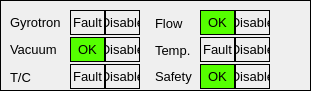
   <widget class="QFrame" name="frame_22" >
    <property name="geometry" >
     <rect>
      <x>960</x>
      <y>860</y>
      <width>311</width>
      <height>91</height>
     </rect>
    </property>
    <property name="frameShape" >
     <enum>QFrame::Panel</enum>
    </property>
    <property name="frameShadow" >
     <enum>QFrame::Plain</enum>
    </property>
    <widget class="QLabel" name="label_47" >
     <property name="geometry" >
      <rect>
       <x>10</x>
       <y>37</y>
       <width>61</width>
       <height>25</height>
      </rect>
     </property>
     <property name="font" >
      <font>
       <pointsize>10</pointsize>
       <weight>50</weight>
       <bold>false</bold>
      </font>
     </property>
     <property name="text" >
      <string>Vacuum</string>
     </property>
    </widget>
    <widget class="CALabel" name="CALBslIntl_0_0" >
     <property name="geometry" >
      <rect>
       <x>70</x>
       <y>10</y>
       <width>35</width>
       <height>25</height>
      </rect>
     </property>
     <property name="font" >
      <font>
       <pointsize>10</pointsize>
      </font>
     </property>
     <property name="autoFillBackground" >
      <bool>true</bool>
     </property>
     <property name="frameShape" >
      <enum>QFrame::Box</enum>
     </property>
     <property name="text" >
      <string>Fault</string>
     </property>
     <property name="alignment" >
      <set>Qt::AlignCenter</set>
     </property>
     <property name="pvname" >
      <string>EC1_PSPLC_STAT_GYRO</string>
     </property>
     <property name="cmode" stdset="0" >
      <enum>CALabel::Alarm</enum>
     </property>
     <property name="fillcol" stdset="0" >
      <color>
       <red>255</red>
       <green>0</green>
       <blue>0</blue>
      </color>
     </property>
     <property name="truelabel" >
      <string>Fault</string>
     </property>
     <property name="falselabel" >
      <string>OK</string>
     </property>
     <property name="dbrequest" stdset="0" >
      <enum>CALabel::DBRGDBL</enum>
     </property>
    </widget>
    <widget class="CALabel" name="CALBslIntl_0_3" >
     <property name="geometry" >
      <rect>
       <x>200</x>
       <y>10</y>
       <width>35</width>
       <height>25</height>
      </rect>
     </property>
     <property name="palette" >
      <palette>
       <active>
        <colorrole role="Window" >
         <brush brushstyle="SolidPattern" >
          <color alpha="255" >
           <red>85</red>
           <green>255</green>
           <blue>0</blue>
          </color>
         </brush>
        </colorrole>
       </active>
       <inactive>
        <colorrole role="Window" >
         <brush brushstyle="SolidPattern" >
          <color alpha="255" >
           <red>85</red>
           <green>255</green>
           <blue>0</blue>
          </color>
         </brush>
        </colorrole>
       </inactive>
       <disabled>
        <colorrole role="Window" >
         <brush brushstyle="SolidPattern" >
          <color alpha="255" >
           <red>237</red>
           <green>233</green>
           <blue>227</blue>
          </color>
         </brush>
        </colorrole>
       </disabled>
      </palette>
     </property>
     <property name="font" >
      <font>
       <pointsize>10</pointsize>
      </font>
     </property>
     <property name="autoFillBackground" >
      <bool>true</bool>
     </property>
     <property name="frameShape" >
      <enum>QFrame::Box</enum>
     </property>
     <property name="text" >
      <string>OK</string>
     </property>
     <property name="alignment" >
      <set>Qt::AlignCenter</set>
     </property>
     <property name="pvname" >
      <string>EC1_PSPLC_STAT_FLOW</string>
     </property>
     <property name="cmode" stdset="0" >
      <enum>CALabel::Alarm</enum>
     </property>
     <property name="fillcol" stdset="0" >
      <color>
       <red>85</red>
       <green>255</green>
       <blue>0</blue>
      </color>
     </property>
     <property name="truelabel" >
      <string>Fault</string>
     </property>
     <property name="falselabel" >
      <string>OK</string>
     </property>
     <property name="dbrequest" stdset="0" >
      <enum>CALabel::DBRGDBL</enum>
     </property>
    </widget>
    <widget class="QLabel" name="label_67" >
     <property name="geometry" >
      <rect>
       <x>155</x>
       <y>64</y>
       <width>41</width>
       <height>25</height>
      </rect>
     </property>
     <property name="font" >
      <font>
       <pointsize>10</pointsize>
       <weight>50</weight>
       <bold>false</bold>
      </font>
     </property>
     <property name="text" >
      <string>Safety</string>
     </property>
    </widget>
    <widget class="CALabel" name="CALBslIntl_1_2" >
     <property name="geometry" >
      <rect>
       <x>105</x>
       <y>64</y>
       <width>35</width>
       <height>25</height>
      </rect>
     </property>
     <property name="font" >
      <font>
       <pointsize>10</pointsize>
      </font>
     </property>
     <property name="autoFillBackground" >
      <bool>true</bool>
     </property>
     <property name="frameShape" >
      <enum>QFrame::Box</enum>
     </property>
     <property name="text" >
      <string>Disable</string>
     </property>
     <property name="alignment" >
      <set>Qt::AlignCenter</set>
     </property>
     <property name="pvname" >
      <string>EC1_PSPLC_STAT_TCDIS</string>
     </property>
     <property name="cmode" stdset="0" >
      <enum>CALabel::Alarm</enum>
     </property>
     <property name="fillcol" stdset="0" >
      <color>
       <red>255</red>
       <green>0</green>
       <blue>0</blue>
      </color>
     </property>
     <property name="truelabel" >
      <string>Dis</string>
     </property>
     <property name="falselabel" >
      <string>En</string>
     </property>
    </widget>
    <widget class="QLabel" name="label_69" >
     <property name="geometry" >
      <rect>
       <x>10</x>
       <y>59</y>
       <width>61</width>
       <height>36</height>
      </rect>
     </property>
     <property name="font" >
      <font>
       <pointsize>10</pointsize>
       <weight>50</weight>
       <bold>false</bold>
      </font>
     </property>
     <property name="text" >
      <string>T/C</string>
     </property>
    </widget>
    <widget class="CALabel" name="CALBslIntl_0_4" >
     <property name="geometry" >
      <rect>
       <x>200</x>
       <y>37</y>
       <width>35</width>
       <height>25</height>
      </rect>
     </property>
     <property name="font" >
      <font>
       <pointsize>10</pointsize>
      </font>
     </property>
     <property name="autoFillBackground" >
      <bool>true</bool>
     </property>
     <property name="frameShape" >
      <enum>QFrame::Box</enum>
     </property>
     <property name="text" >
      <string>Fault</string>
     </property>
     <property name="alignment" >
      <set>Qt::AlignCenter</set>
     </property>
     <property name="pvname" >
      <string>EC1_PSPLC_STAT_TEMP</string>
     </property>
     <property name="cmode" stdset="0" >
      <enum>CALabel::Alarm</enum>
     </property>
     <property name="fillcol" stdset="0" >
      <color>
       <red>255</red>
       <green>0</green>
       <blue>0</blue>
      </color>
     </property>
     <property name="truelabel" >
      <string>Fault</string>
     </property>
     <property name="falselabel" >
      <string>OK</string>
     </property>
     <property name="dbrequest" stdset="0" >
      <enum>CALabel::DBRGDBL</enum>
     </property>
    </widget>
    <widget class="QLabel" name="label_70" >
     <property name="geometry" >
      <rect>
       <x>155</x>
       <y>5</y>
       <width>37</width>
       <height>36</height>
      </rect>
     </property>
     <property name="font" >
      <font>
       <pointsize>10</pointsize>
       <weight>50</weight>
       <bold>false</bold>
      </font>
     </property>
     <property name="text" >
      <string>Flow</string>
     </property>
    </widget>
    <widget class="CALabel" name="CALBslIntl_0_1" >
     <property name="geometry" >
      <rect>
       <x>70</x>
       <y>37</y>
       <width>35</width>
       <height>25</height>
      </rect>
     </property>
     <property name="palette" >
      <palette>
       <active>
        <colorrole role="Window" >
         <brush brushstyle="SolidPattern" >
          <color alpha="255" >
           <red>85</red>
           <green>255</green>
           <blue>0</blue>
          </color>
         </brush>
        </colorrole>
       </active>
       <inactive>
        <colorrole role="Window" >
         <brush brushstyle="SolidPattern" >
          <color alpha="255" >
           <red>85</red>
           <green>255</green>
           <blue>0</blue>
          </color>
         </brush>
        </colorrole>
       </inactive>
       <disabled>
        <colorrole role="Window" >
         <brush brushstyle="SolidPattern" >
          <color alpha="255" >
           <red>237</red>
           <green>233</green>
           <blue>227</blue>
          </color>
         </brush>
        </colorrole>
       </disabled>
      </palette>
     </property>
     <property name="font" >
      <font>
       <pointsize>10</pointsize>
      </font>
     </property>
     <property name="autoFillBackground" >
      <bool>true</bool>
     </property>
     <property name="frameShape" >
      <enum>QFrame::Box</enum>
     </property>
     <property name="text" >
      <string>OK</string>
     </property>
     <property name="alignment" >
      <set>Qt::AlignCenter</set>
     </property>
     <property name="pvname" >
      <string>EC1_PSPLC_STAT_VAC</string>
     </property>
     <property name="cmode" stdset="0" >
      <enum>CALabel::Alarm</enum>
     </property>
     <property name="fillcol" stdset="0" >
      <color>
       <red>85</red>
       <green>255</green>
       <blue>0</blue>
      </color>
     </property>
     <property name="truelabel" >
      <string>Fault</string>
     </property>
     <property name="falselabel" >
      <string>OK</string>
     </property>
     <property name="dbrequest" stdset="0" >
      <enum>CALabel::DBRGDBL</enum>
     </property>
    </widget>
    <widget class="QLabel" name="label_71" >
     <property name="geometry" >
      <rect>
       <x>10</x>
       <y>10</y>
       <width>61</width>
       <height>25</height>
      </rect>
     </property>
     <property name="font" >
      <font>
       <pointsize>10</pointsize>
       <weight>50</weight>
       <bold>false</bold>
      </font>
     </property>
     <property name="text" >
      <string>Gyrotron</string>
     </property>
    </widget>
    <widget class="QLabel" name="label_73" >
     <property name="geometry" >
      <rect>
       <x>155</x>
       <y>32</y>
       <width>41</width>
       <height>36</height>
      </rect>
     </property>
     <property name="font" >
      <font>
       <pointsize>10</pointsize>
       <weight>50</weight>
       <bold>false</bold>
      </font>
     </property>
     <property name="text" >
      <string>Temp.</string>
     </property>
    </widget>
    <widget class="CALabel" name="CALBslIntl_0_2" >
     <property name="geometry" >
      <rect>
       <x>70</x>
       <y>64</y>
       <width>35</width>
       <height>25</height>
      </rect>
     </property>
     <property name="font" >
      <font>
       <pointsize>10</pointsize>
      </font>
     </property>
     <property name="autoFillBackground" >
      <bool>true</bool>
     </property>
     <property name="frameShape" >
      <enum>QFrame::Box</enum>
     </property>
     <property name="text" >
      <string>Fault</string>
     </property>
     <property name="alignment" >
      <set>Qt::AlignCenter</set>
     </property>
     <property name="pvname" >
      <string>EC1_PSPLC_STAT_TC</string>
     </property>
     <property name="cmode" stdset="0" >
      <enum>CALabel::Alarm</enum>
     </property>
     <property name="fillcol" stdset="0" >
      <color>
       <red>255</red>
       <green>0</green>
       <blue>0</blue>
      </color>
     </property>
     <property name="truelabel" >
      <string>Fault</string>
     </property>
     <property name="falselabel" >
      <string>OK</string>
     </property>
     <property name="dbrequest" stdset="0" >
      <enum>CALabel::DBRGDBL</enum>
     </property>
    </widget>
    <widget class="CALabel" name="CALBslIntl_0_5" >
     <property name="geometry" >
      <rect>
       <x>200</x>
       <y>64</y>
       <width>35</width>
       <height>25</height>
      </rect>
     </property>
     <property name="palette" >
      <palette>
       <active>
        <colorrole role="Window" >
         <brush brushstyle="SolidPattern" >
          <color alpha="255" >
           <red>85</red>
           <green>255</green>
           <blue>0</blue>
          </color>
         </brush>
        </colorrole>
       </active>
       <inactive>
        <colorrole role="Window" >
         <brush brushstyle="SolidPattern" >
          <color alpha="255" >
           <red>85</red>
           <green>255</green>
           <blue>0</blue>
          </color>
         </brush>
        </colorrole>
       </inactive>
       <disabled>
        <colorrole role="Window" >
         <brush brushstyle="SolidPattern" >
          <color alpha="255" >
           <red>237</red>
           <green>233</green>
           <blue>227</blue>
          </color>
         </brush>
        </colorrole>
       </disabled>
      </palette>
     </property>
     <property name="font" >
      <font>
       <pointsize>10</pointsize>
      </font>
     </property>
     <property name="autoFillBackground" >
      <bool>true</bool>
     </property>
     <property name="frameShape" >
      <enum>QFrame::Box</enum>
     </property>
     <property name="text" >
      <string>OK</string>
     </property>
     <property name="alignment" >
      <set>Qt::AlignCenter</set>
     </property>
     <property name="pvname" >
      <string>EC1_PSPLC_STAT_SAFETY</string>
     </property>
     <property name="cmode" stdset="0" >
      <enum>CALabel::Alarm</enum>
     </property>
     <property name="fillcol" stdset="0" >
      <color>
       <red>85</red>
       <green>255</green>
       <blue>0</blue>
      </color>
     </property>
     <property name="truelabel" >
      <string>Fault</string>
     </property>
     <property name="falselabel" >
      <string>OK</string>
     </property>
     <property name="dbrequest" stdset="0" >
      <enum>CALabel::DBRGDBL</enum>
     </property>
    </widget>
    <widget class="CALabel" name="CALBslIntl_1_1" >
     <property name="geometry" >
      <rect>
       <x>105</x>
       <y>37</y>
       <width>35</width>
       <height>25</height>
      </rect>
     </property>
     <property name="font" >
      <font>
       <pointsize>10</pointsize>
      </font>
     </property>
     <property name="autoFillBackground" >
      <bool>true</bool>
     </property>
     <property name="frameShape" >
      <enum>QFrame::Box</enum>
     </property>
     <property name="text" >
      <string>Disable</string>
     </property>
     <property name="alignment" >
      <set>Qt::AlignCenter</set>
     </property>
     <property name="pvname" >
      <string>EC1_PSPLC_STAT_VACDIS</string>
     </property>
     <property name="cmode" stdset="0" >
      <enum>CALabel::Alarm</enum>
     </property>
     <property name="fillcol" stdset="0" >
      <color>
       <red>255</red>
       <green>0</green>
       <blue>0</blue>
      </color>
     </property>
     <property name="truelabel" >
      <string>Dis</string>
     </property>
     <property name="falselabel" >
      <string>En</string>
     </property>
    </widget>
    <widget class="CALabel" name="CALBslIntl_1_0" >
     <property name="geometry" >
      <rect>
       <x>105</x>
       <y>10</y>
       <width>35</width>
       <height>25</height>
      </rect>
     </property>
     <property name="font" >
      <font>
       <pointsize>10</pointsize>
      </font>
     </property>
     <property name="autoFillBackground" >
      <bool>true</bool>
     </property>
     <property name="frameShape" >
      <enum>QFrame::Box</enum>
     </property>
     <property name="text" >
      <string>Disable</string>
     </property>
     <property name="alignment" >
      <set>Qt::AlignCenter</set>
     </property>
     <property name="pvname" >
      <string>EC1_PSPLC_STAT_GYRODIS</string>
     </property>
     <property name="cmode" stdset="0" >
      <enum>CALabel::Alarm</enum>
     </property>
     <property name="fillcol" stdset="0" >
      <color>
       <red>255</red>
       <green>0</green>
       <blue>0</blue>
      </color>
     </property>
     <property name="truelabel" >
      <string>Dis</string>
     </property>
     <property name="falselabel" >
      <string>En</string>
     </property>
    </widget>
    <widget class="CALabel" name="CALBslIntl_1_5" >
     <property name="geometry" >
      <rect>
       <x>235</x>
       <y>64</y>
       <width>35</width>
       <height>25</height>
      </rect>
     </property>
     <property name="font" >
      <font>
       <pointsize>10</pointsize>
      </font>
     </property>
     <property name="autoFillBackground" >
      <bool>true</bool>
     </property>
     <property name="frameShape" >
      <enum>QFrame::Box</enum>
     </property>
     <property name="text" >
      <string>Disable</string>
     </property>
     <property name="alignment" >
      <set>Qt::AlignCenter</set>
     </property>
     <property name="pvname" >
      <string>EC1_PSPLC_STAT_SAFETYDIS</string>
     </property>
     <property name="cmode" stdset="0" >
      <enum>CALabel::Alarm</enum>
     </property>
     <property name="fillcol" stdset="0" >
      <color>
       <red>255</red>
       <green>0</green>
       <blue>0</blue>
      </color>
     </property>
     <property name="truelabel" >
      <string>Dis</string>
     </property>
     <property name="falselabel" >
      <string>En</string>
     </property>
    </widget>
    <widget class="CALabel" name="CALBslIntl_1_3" >
     <property name="geometry" >
      <rect>
       <x>235</x>
       <y>10</y>
       <width>35</width>
       <height>25</height>
      </rect>
     </property>
     <property name="font" >
      <font>
       <pointsize>10</pointsize>
      </font>
     </property>
     <property name="autoFillBackground" >
      <bool>true</bool>
     </property>
     <property name="frameShape" >
      <enum>QFrame::Box</enum>
     </property>
     <property name="text" >
      <string>Disable</string>
     </property>
     <property name="alignment" >
      <set>Qt::AlignCenter</set>
     </property>
     <property name="pvname" >
      <string>EC1_PSPLC_STAT_FLOWDIS</string>
     </property>
     <property name="cmode" stdset="0" >
      <enum>CALabel::Alarm</enum>
     </property>
     <property name="fillcol" stdset="0" >
      <color>
       <red>255</red>
       <green>0</green>
       <blue>0</blue>
      </color>
     </property>
     <property name="truelabel" >
      <string>Dis</string>
     </property>
     <property name="falselabel" >
      <string>En</string>
     </property>
    </widget>
    <widget class="CALabel" name="CALBslIntl_1_4" >
     <property name="geometry" >
      <rect>
       <x>235</x>
       <y>37</y>
       <width>35</width>
       <height>25</height>
      </rect>
     </property>
     <property name="font" >
      <font>
       <pointsize>10</pointsize>
      </font>
     </property>
     <property name="autoFillBackground" >
      <bool>true</bool>
     </property>
     <property name="frameShape" >
      <enum>QFrame::Box</enum>
     </property>
     <property name="text" >
      <string>Disable</string>
     </property>
     <property name="alignment" >
      <set>Qt::AlignCenter</set>
     </property>
     <property name="pvname" >
      <string>EC1_PSPLC_STAT_TEMPDIS</string>
     </property>
     <property name="cmode" stdset="0" >
      <enum>CALabel::Alarm</enum>
     </property>
     <property name="fillcol" stdset="0" >
      <color>
       <red>255</red>
       <green>0</green>
       <blue>0</blue>
      </color>
     </property>
     <property name="truelabel" >
      <string>Dis</string>
     </property>
     <property name="falselabel" >
      <string>En</string>
     </property>
    </widget>
   </widget>
